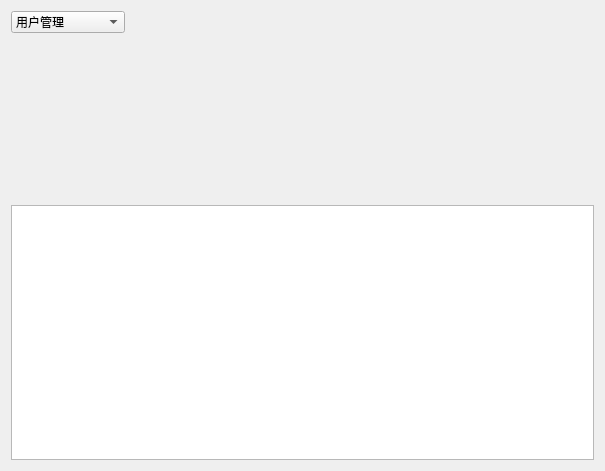
<?xml version="1.0" encoding="UTF-8"?>
<ui version="4.0">
 <class>MainWindow</class>
 <widget class="QMainWindow" name="MainWindow">
  <property name="geometry">
   <rect>
    <x>0</x>
    <y>0</y>
    <width>605</width>
    <height>471</height>
   </rect>
  </property>
  <property name="windowTitle">
   <string>MainWindow</string>
  </property>
  <widget class="QWidget" name="centralWidget">
   <layout class="QHBoxLayout" name="horizontalLayout_2">
    <item>
     <layout class="QVBoxLayout" name="verticalLayout">
      <item>
       <layout class="QHBoxLayout" name="horizontalLayout">
        <item>
         <widget class="QComboBox" name="comboBox">
          <item>
           <property name="text">
            <string>用户管理</string>
           </property>
          </item>
          <item>
           <property name="text">
            <string>消息历史记录</string>
           </property>
          </item>
          <item>
           <property name="text">
            <string>未处理消息管理</string>
           </property>
          </item>
          <item>
           <property name="text">
            <string>群聊管理</string>
           </property>
          </item>
          <item>
           <property name="text">
            <string>用户关系</string>
           </property>
          </item>
         </widget>
        </item>
        <item>
         <spacer name="horizontalSpacer">
          <property name="orientation">
           <enum>Qt::Horizontal</enum>
          </property>
          <property name="sizeType">
           <enum>QSizePolicy::Expanding</enum>
          </property>
          <property name="sizeHint" stdset="0">
           <size>
            <width>40</width>
            <height>20</height>
           </size>
          </property>
         </spacer>
        </item>
       </layout>
      </item>
      <item>
       <widget class="QWidget" name="widget" native="true">
        <property name="minimumSize">
         <size>
          <width>0</width>
          <height>160</height>
         </size>
        </property>
       </widget>
      </item>
      <item>
       <widget class="QTableView" name="tableView"/>
      </item>
     </layout>
    </item>
   </layout>
  </widget>
 </widget>
 <layoutdefault spacing="6" margin="11"/>
 <resources/>
 <connections/>
</ui>
